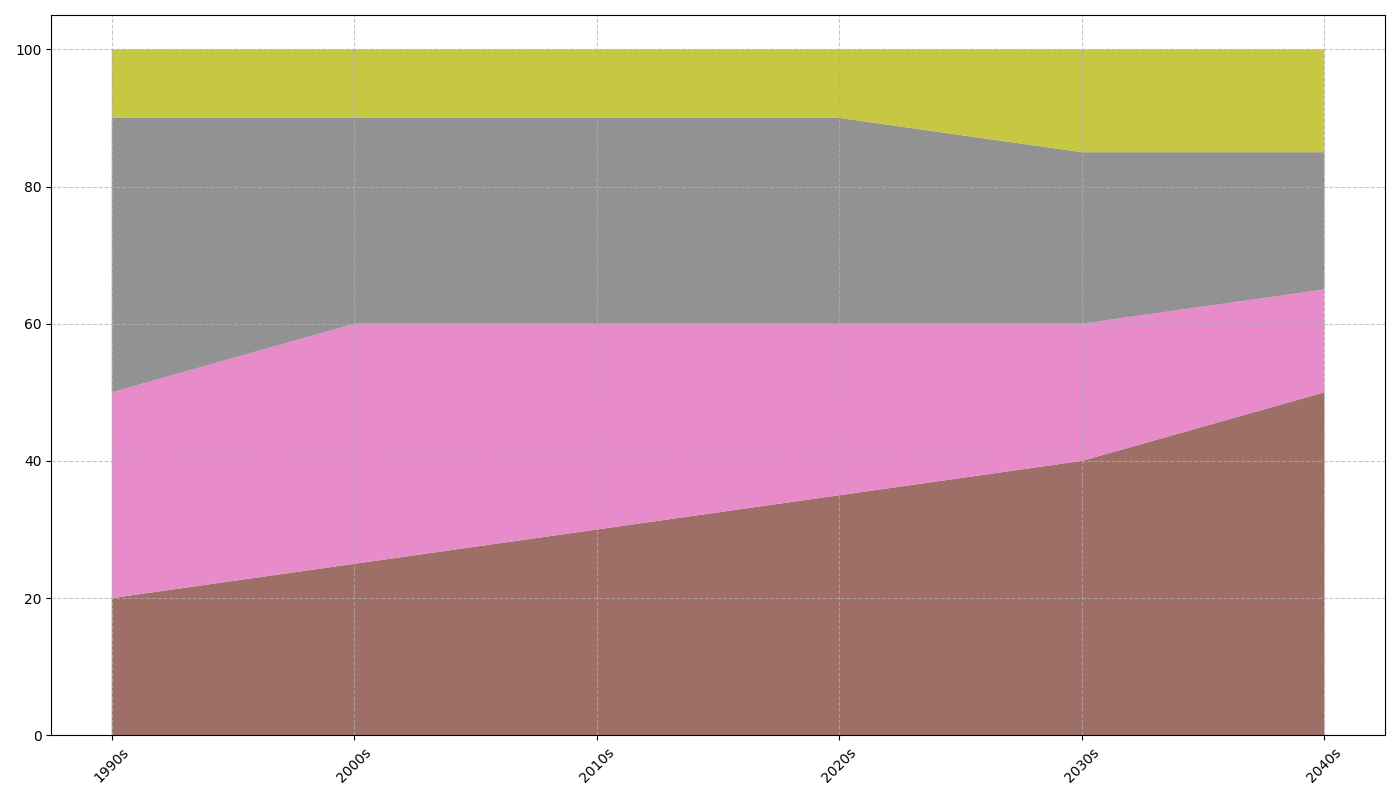

Here is the Python script that generated this plot:
import matplotlib.pyplot as plt
import numpy as np

decades = ['1990s', '2000s', '2010s', '2020s', '2030s', '2040s']
contributors = ['Residential PV', 'Commercial PV', 'Utility PV', 'CSP']

solar_adoption = np.array([
    [20, 30, 40, 10],
    [25, 35, 30, 10],
    [30, 30, 30, 10],
    [35, 25, 30, 10],
    [40, 20, 25, 15],
    [50, 15, 20, 15]
])

plt.figure(figsize=(14, 8))
new_colors = ['#8c564b', '#e377c2', '#7f7f7f', '#bcbd22']
plt.stackplot(decades, solar_adoption.T, colors=new_colors, alpha=0.85)

plt.xticks(rotation=45)
plt.grid(True, linestyle='--', alpha=0.7)

plt.tight_layout()
plt.show()
